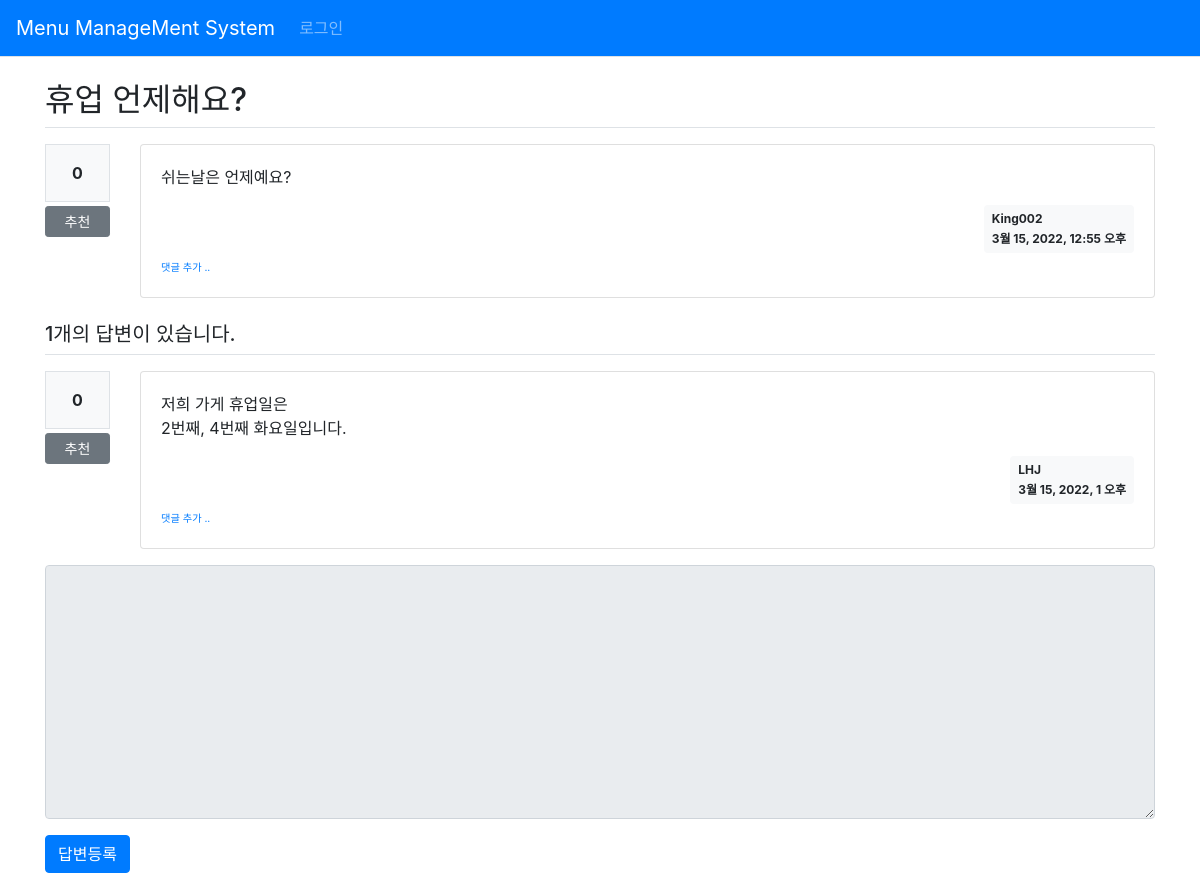
/pybo/322/, run on the app's committed database.
### pybo/models.py (models this page shows, shortened)
class Question(models.Model) :
    author = models.ForeignKey(User, on_delete=models.CASCADE,
                               related_name='author_question')
    subject = models.CharField(max_length=200)
    content = models.TextField()
    create_date = models.DateTimeField()
    modify_date = models.DateTimeField(null=True, blank=True)
    voter = models.ManyToManyField(User, related_name='voter_question') #voter 추가

class Answer(models.Model):
    author = models.ForeignKey(User, on_delete=models.CASCADE,
                               related_name='author_answer')
    question = models.ForeignKey(Question, on_delete=models.CASCADE)
    content = models.TextField()
    create_date = models.DateTimeField()
    modify_date = models.DateTimeField(null=True, blank=True)
    voter = models.ManyToManyField(User, related_name='voter_answer')

### pybo/views/base_views.py (the view)
def detail(request, question_id):
    question = get_object_or_404(Question, pk=question_id)
    context = {'question':question}
    return render(request,'pybo/question_detail.html', context)

### pybo/templatetags/pybo_filter.py (called while the page is built)
@register.filter()
def mark(value):
    extensions = ["nl2br", "fenced_code"]
    return mark_safe(markdown.markdown(value, extensions=extensions))

### templates/pybo/question_detail.html (shortened to what this page needs)
{% extends 'base.html' %}
{% load pybo_filter %}
{% block content %}
<div class="container my-3">
    <h2 class="border-bottom py-2">{{question.subject}}</h2>
    <div class="row my-3">
        <div class="col-1">
            <div class="bg-light text-center p-3 border font-weight-bolder mb-1">
                {{question.voter.count}}
            </div>
            <a href="#" data-url="{% url 'pybo:vote_question' question.id %}"
               class="recommend btn btn-sm btn-secondary btn-block my-1">추천</a>
        </div>
        <div class="col-11">
            <div class="card">
                <div class="card-body">
                    <div class="card-text">
                        {{question.content|mark}}
                    </div>
                    <div class="d-flex justify-content-end">
                        <div class="badge badge-light p-2 text-left">
                            <div class="mb-2">{{question.author.username}}</div>
                            <div>{{question.create_date}}</div>
                        </div>
                    </div>
                    <div>
                        <a href="{% url 'pybo:comment_create_question' question.id %}"
                           class = "small"><small>댓글 추가 ..</small></a>
                    </div>
                </div>
            </div>
        </div>
    </div>
    <h5 class="border-bottom my-3 py-2">
        {{question.answer_set.count}}개의 답변이 있습니다.
    </h5>
    {% for answer in question.answer_set.all %}
    <div class="row my-3">
        <div class="col-1">
            <div class="bg-light text-center p-3 border font-weight-bolder mb-1">
                {{answer.voter.count}}
            </div>
            <a href="#" data-url="{% url 'pybo:vote_answer' answer.id %}"
               class="recommend btn btn-sm btn-secondary btn-block my-1">추천</a>
        </div>
        <div class="col-11">
            <div class="card">
                <div class="card-body">
                    <div class="card-text">
                        {{answer.content|mark}}
                    </div>
                    <div class="d-flex justify-content-end">
                        <div class="badge badge-light p-2 text-left">
                            <div class="mb-2">{{answer.author.username}}</div>
                            <div>{{answer.create_date}}</div>
                        </div>
                    </div>
                    <div>
                        <a href="{% url 'pybo:comment_create_answer' answer.id %}"
                           class="small"><small>댓글 추가 ..</small></a>
                    </div>
                </div>
            </div>
        </div>
    </div>
    {% endfor %}
    <form action="{% url 'pybo:answer_create' question.id %}"
          method="post" class="my-3">
        <div class="form-group">
            <textarea name="content" id="content"
                      {% if not user.is_authenticated %}disabled{% endif %}
                      class="form-control" rows="10"></textarea>
        </div>
        <input type="submit" value="답변등록" class="btn btn-primary">
    </form>
</div>
{% endblock %}

### data on the page
Question: subject "휴업 언제해요?", voter.count "0", content|mark "쉬는날은 언제예요?", author.username "King002", create_date "3월 15, 2022, 12:55 오후", answer_set.count "1"
Answer: voter.count "0", content|mark "저희 가게 휴업일은 2번째, 4번째 화요일입니다.", author.username "LHJ", create_date "3월 15, 2022, 1 오후"
